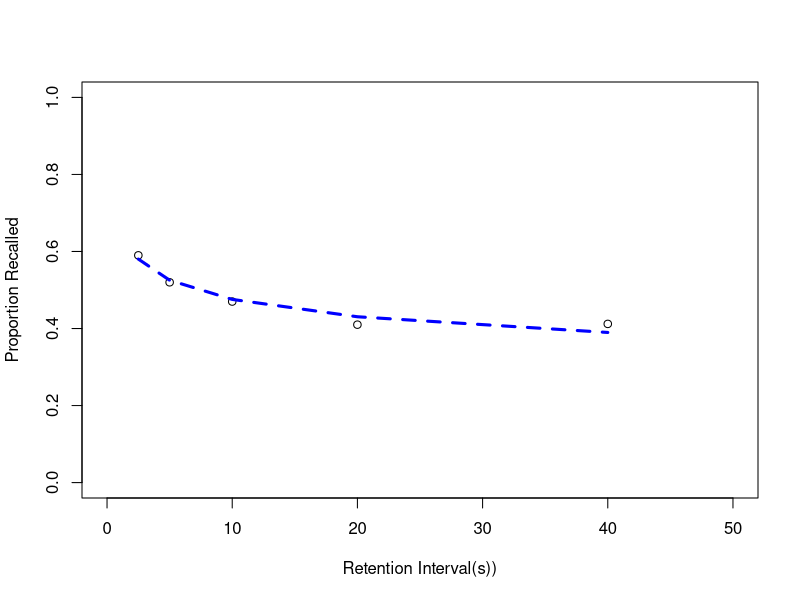

Source code (R):
# Homework 1: Fitting data from Wixted & Ebbesen (1991) with a power function
# This code was given by the professor.
# power fitting using nls
#

library(stats)

x = c(2.5,5,10,20,40)
y = c(0.59, 0.52, 0.47, 0.41, 0.412)

nls.out <- nls(y~a*x^b,start = list(a=0.1,b=-0.1))

summary(nls.out)

plot(x,y,xlab="Retention Interval(s))",ylab="Proportion Recalled", xlim=c(0,50), ylim=c(0,1))
lines(x,predict(nls.out),lty=2,col="blue",lwd=3)
